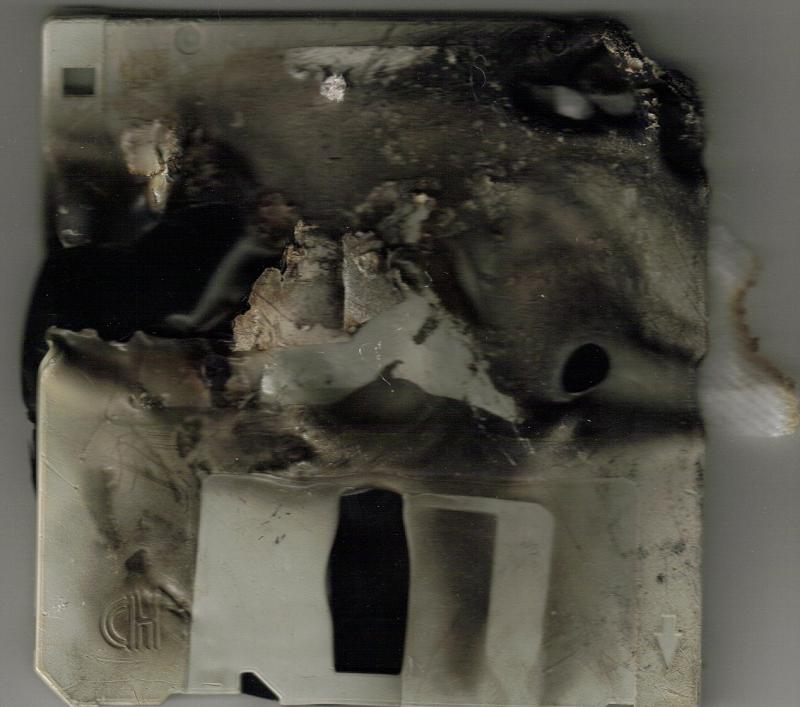
#> input picture DISK1CRP.jpg, 800 x 707 px
$ python gentest.py
#> lines starting #> are read from the running program, lines starting #| are printed output that depends on the picture
### pynn.py
import random
import math
import numpy as np

from funcs import *  # custom script containing activation functions (softplus, softmax, relu, etc.)

class Base:
    def __init__(self, base=None, name=None, parent=None, connections=None, **definition):
        # Initialize optionals
        base = base or {}
        self.connections = connections or []

        # Store all definitions in the instance dictionary - support user customization.
        self.apply(self.__dict__, base if type(base) is dict else base.__dict__)
        self.apply(self.__dict__, definition.get("base"))
        self.apply(self.__dict__, definition)

        # Setup identity.
        self.parent = parent or None
        self.name = (f"{parent.get('name')}." if parent else "") + f"{name or definition.get('name') or base.get('name')}" or "Base"

        # Provide default terms.
        if "input_term" not in self.__dict__:
            self.input_term = lambda self, input: input

        if "output_term" not in self.__dict__:
            self.output_term = lambda self, output: output

    def __call__(self, input):
       # Shortcut for influence/intended external input interface.
       return self.influence(input)

    def apply(self, target_dict, definition):
        # Reference-aware dict update.
        if type(target_dict) is not dict or type(definition) is not dict:
            return # Fail-fast

        # Update keys with non-dict values.
        target_dict.update({k: v for k, v in definition.items() if not isinstance(v, dict)})

        # Recursively update keys that are dicts.
        for k, v in definition.items():
            if isinstance(v, dict):
                if k in target_dict and isinstance(target_dict[k], dict):
                    self.apply(target_dict[k], v)
                else:
                    target_dict[k] = v

    def connect(self, node_class=None, base={}, **definition):
        # Connect output/self to another node.
        if not node_class or type(node_class) is dict:
            if type(node_class) is dict:
                base = node_class

            node_class = self.__class__

        # First positional arg can be either a class or instanciated variable descended from Base.
        if not isinstance(node_class, Base):
            target = node_class(base=base, parent=self, **definition)
        else:
            target = node_class.copy(**definition)

        self.connections.append(target)

        return target

    # [6 lines left out: function copy, not called in this run]

    def get(self, index):
        # Expose internal dict's get function.
        return self.__dict__.get(index)

    def influence(self, input):
        # Process input and propagate through connections.
        if "input_term" in self.__dict__ and callable(self.input_term):
            output = self.input_term(self, input)
        else:
            output = input

        if self.connections:
            outputs = [conn.influence(output) for conn in self.connections]
            # Check if the outputs seem to be vector-like (lists or numpy arrays)
            if outputs and isinstance(outputs[0], (list, np.ndarray)):
                output = np.array(outputs).sum(axis=0)
            elif type(outputs[0]) in (float, int):
                output = sum(outputs)
            else:
                output = outputs[0]

        if "output_term" in self.__dict__ and callable(self.output_term):
            output = self.output_term(self, output)


        return output

    # [7 lines left out: function learn, not called in this run]

### gentest.py
from activate import *
from pynn import *

from PIL import Image
import numpy as np


# [141 lines left out: functions tokenize_and_normalize_image, custom_encoder, reparameterize, custom_decoder, process_image, reconstruct_image, not called in this run]


#Open an image file
img = Image.open("DISK1CRP.jpg")
#> img is the input picture: PIL image 800x707 RGB; mean R, G, B 77.1, 75, 65.9

# Get image dimensions.
#width, height = img.size  # Returns (width, height)

# Determine the number of channels from the mode.
# Common modes: "RGB" (3 channels), "L" (grayscale, 1 channel)
#channels = 3 if img.mode == "RGB" else 1

# Convert the image to a NumPy array with shape (H, W, C)
in_img = np.array(img)
print("Image shape:", in_img.shape)
#| Image shape: (707, 800, 3)

input_dim = in_img.shape[0] * in_img.shape[1] * in_img.shape[2]
#> input_dim = 1696800
latent_dim = 32

# Define the image tokenizer/normalizer node as a dictionary.
nImageTokenizer = {
    "name": "image tokenizer/normalizer",
    "patch_size": (16, 16),  # you can adjust the patch size as needed
    "term": lambda self, input: tokenize_and_normalize_image(input, self.patch_size)
}

nLatent = {
    "name": "latent",
    "term": lambda self, encoder_out: reparameterize(encoder_out)  # reparameterize is your function that returns z
}

"""nEncoder = {
    "name": "encoder",
    # Example: a linear transformation plus activation that outputs a concatenated [mean, log_var] vector.
    "weight": 0.5,  # placeholder for initial weight or use a custom initializer
    "bias": 0.0,
    "term": lambda self, input: custom_encoder(input, self)  # custom_encoder is a function you define
}"""


"""nImageNode = {
    "name": "image node",
    "width": width,
    "height": height,
    "channels": channels,
    "term": lambda self, input: process_image(input, self.width, self.height, self.channels)
}"""

# Initialize encoder node parameters properly:
nEncoder = {
    "name": "encoder",
    "weight": 0.5,  # Initial parameter or use an initializer
    "bias": 0.0,
    "term": lambda self, input: custom_encoder(input, self)
}

nDecoder = {
    "name": "decoder",
    "weight": 0.5,  # again, initial parameter or use an initializer
    "bias": 0.0,
    "term": lambda self, z: custom_decoder(z, self)  # custom_decoder is a function you define
}


# Input node that feeds your data (ensure it normalizes or passes data as needed)
nIO = Base(
    name="i/o node",
    term=lambda self, input: input  # identity for now; preprocessed data should be provided
)

token_node = nIO.connect(Base, nImageTokenizer)

# Connect the encoder to the input
encoder_node = token_node.connect(Base, nEncoder)

# Feed the encoder output into the latent node
latent_node = encoder_node.connect(Base, nLatent)

# Feed the latent vector into the decoder
decoder_node = latent_node.connect(Base, nDecoder)

# Optionally, you could add a reconstruction activation node (e.g., softplus or sigmoid) to bound your outputs
nReconAct = {
    "name": "reconstruction activation",
    "term": lambda self, input: np_sigmoid(input)  # define or import a sigmoid function
}
decoder_node.connect(Base, nReconAct)

reconstructed = nIO(in_img)
#reconstructed = reconstruct_image(nIO(in_img), in_img.shape[0], in_img.shape[1], nImageTokenizer.get("patch_size")[0])

# Assume `reconstructed` is your output NumPy array from the reconstruction activation node.
# Scale values to 0-255 if necessary.
reconstructed_uint8 = (reconstructed * 255).astype(np.uint8)
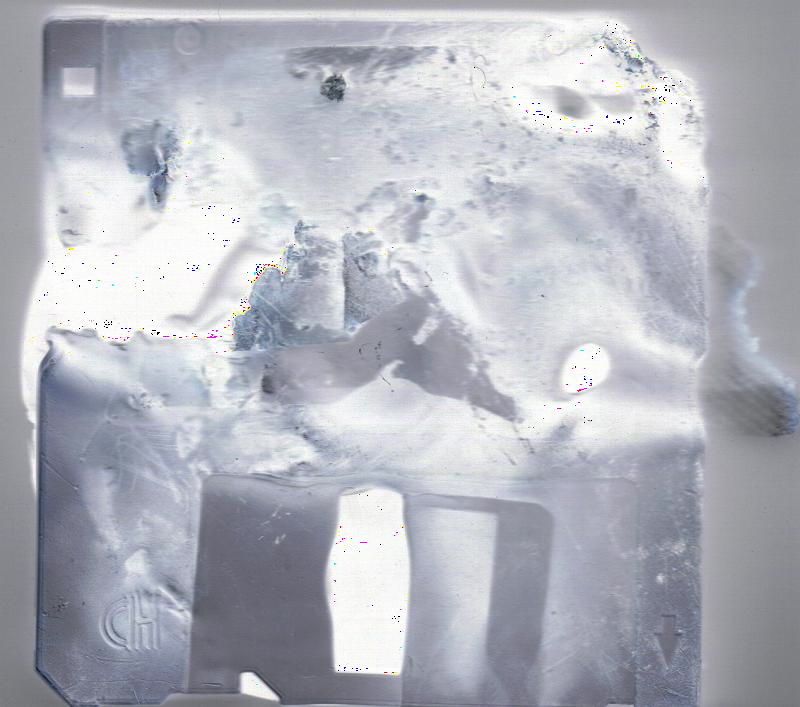
#> reconstructed_uint8: shape (707, 800, 3); mean R, G, B 178.8, 180.8, 189.9

# Create an image from the array.
img = Image.fromarray(reconstructed_uint8)

# Save the image to disk.
img.save("reconstructed_image.png")

$ run again, with DSC05222.JPG copied over DISK1CRP.jpg
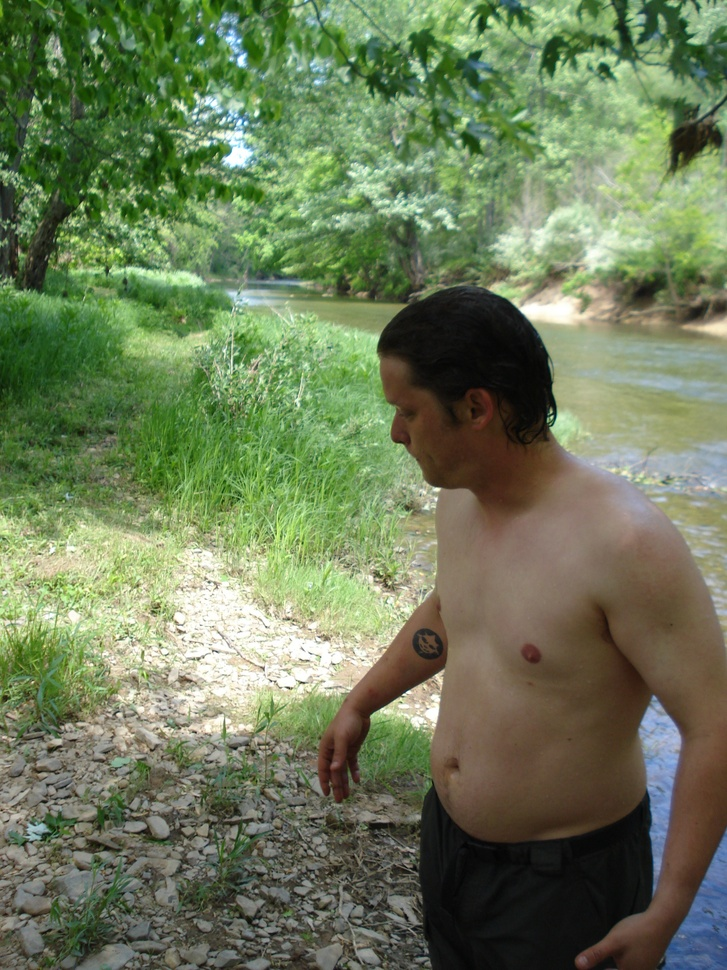
#> input picture DSC05222.JPG, 727 x 970 px, shrunk from 1944 x 2592 before the run
#> img is the input picture: PIL image 727x970 RGB; mean R, G, B 109.2, 123.4, 89.2
#| Image shape: (970, 727, 3)
#> `reconstructed_uint8 = (reconstructed * 255).astype(np.uint8)`:
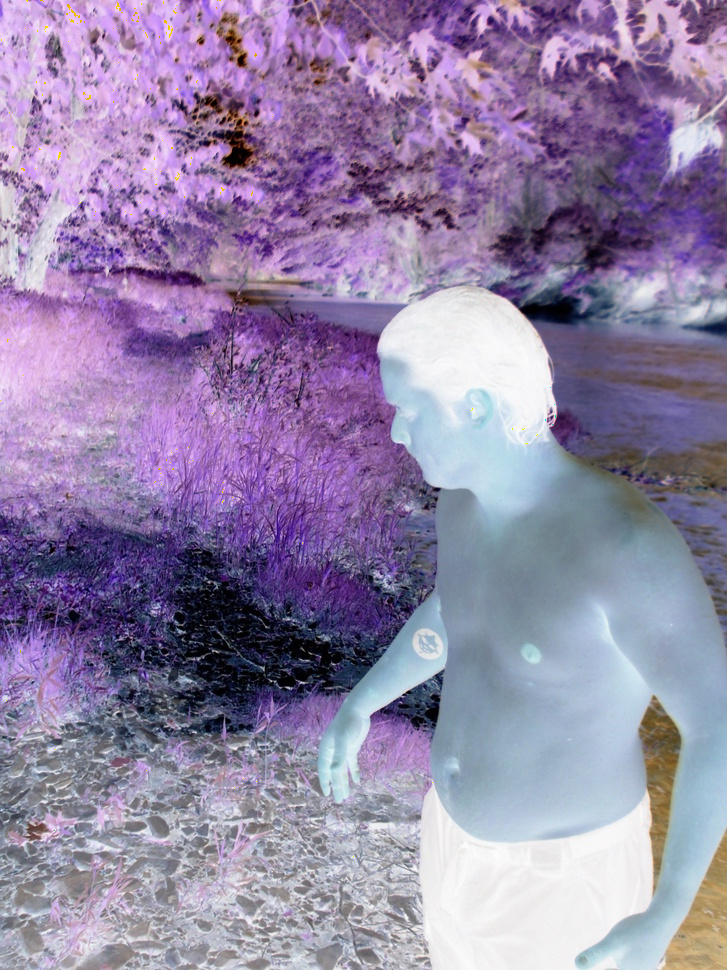
#> reconstructed_uint8: shape (970, 727, 3); mean R, G, B 146.8, 132.6, 166.6
